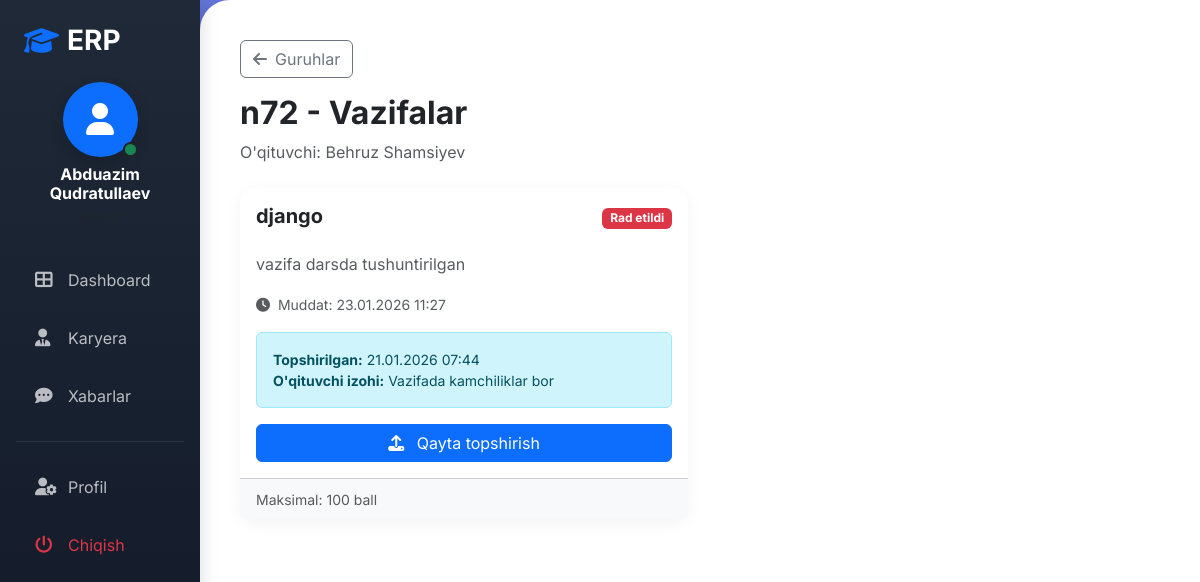
Screenshot of /student/groups/1/homeworks/ (signed in) with the database file from the repository.
### erp/models.py (models this page shows, shortened)
class User(AbstractUser):
    ROLE_CHOICES = (
        ('admin', 'Admin'),
        ('teacher', 'Teacher'),
        ('student', 'Student'),
        ('support_teacher', 'Support Teacher'),
    )
    role = models.CharField(max_length=20, choices=ROLE_CHOICES, default='student')
    phone = models.CharField(max_length=15, blank=True, null=True)
    avatar = models.ImageField(upload_to='avatars/', blank=True, null=True, default='avatars/default.jpg')

class Group(models.Model):
    name = models.CharField(max_length=100)
    teacher = models.ForeignKey(User, on_delete=models.SET_NULL, null=True, related_name='teaching_groups', limit_choices_to={'role': 'teacher'})
    created_at = models.DateTimeField(auto_now_add=True)
    updated_at = models.DateTimeField(auto_now=True)
    description = models.TextField(blank=True, null=True)
    class Meta:
        ordering = ['-created_at']

class Homework(models.Model):
    group = models.ForeignKey(Group, on_delete=models.CASCADE, related_name='homeworks')
    title = models.CharField(max_length=200)
    description = models.TextField()
    file = models.FileField(upload_to='homework_files/', blank=True, null=True)
    deadline = models.DateTimeField()
    max_score = models.IntegerField(default=100, validators=[MinValueValidator(1)])
    created_by = models.ForeignKey(User, on_delete=models.SET_NULL, null=True, related_name='created_homeworks')
    created_at = models.DateTimeField(auto_now_add=True)
    updated_at = models.DateTimeField(auto_now=True)
    class Meta:
        ordering = ['-deadline']

class HomeworkSubmission(models.Model):
    STATUS_CHOICES = (
        ('pending', 'Kutilmoqda'),
        ('graded', 'Baholandi'),
        ('rejected', 'Rad etildi'),
    )
    homework = models.ForeignKey(Homework, on_delete=models.CASCADE, related_name='submissions')
    student = models.ForeignKey(User, on_delete=models.CASCADE, limit_choices_to={'role': 'student'})
    file = models.FileField(upload_to='submissions/', blank=True, null=True)
    text_answer = models.TextField(blank=True, null=True)
    score = models.IntegerField(null=True, blank=True, validators=[MinValueValidator(0), MaxValueValidator(100)])
    status = models.CharField(max_length=10, choices=STATUS_CHOICES, default='pending')
    feedback = models.TextField(blank=True, null=True)
    submitted_at = models.DateTimeField(auto_now_add=True)
    graded_at = models.DateTimeField(null=True, blank=True)
    class Meta:
        unique_together = ('homework', 'student')
        ordering = ['-submitted_at']

### erp/views.py (the view)
# urls.py: path('student/groups/<int:pk>/homeworks/', views.student_homeworks, name='student_homeworks'),
@login_required
def student_homeworks(request, pk):
    if request.user.role != 'student':
        return redirect('dashboard')
    group = get_object_or_404(Group, pk=pk, group_students__student=request.user)
    homeworks = Homework.objects.filter(group=group)
    return render(request, 'erp/student/homeworks.html', {'group': group, 'homeworks': homeworks})

### templates/erp/student/homeworks.html (shortened to what this page needs)
{% extends 'erp/base.html' %}
{% block content %}
<div class="mb-4">
    <a href="{% url 'student_groups' %}" class="btn btn-outline-secondary mb-3">
        <i class="fas fa-arrow-left me-2"></i>Guruhlar
    </a>
    <h2 class="fw-bold">{{ group.name }} - Vazifalar</h2>
    <p class="text-muted">O'qituvchi: {{ group.teacher.get_full_name }}</p>
</div>
<div class="row g-4">
    {% for homework in homeworks %}
    {% with submission=homework.submissions.all|first %}
    <div class="col-md-6">
        <div class="card h-100">
            <div class="card-body">
                <div class="d-flex justify-content-between align-items-start mb-3">
                    <h5 class="fw-bold">{{ homework.title }}</h5>
                    <div>
                        {% if submission %}
                            {% if submission.status == 'pending' %}
                                <span class="badge bg-warning">Tekshirilmoqda</span>
                            {% elif submission.status == 'graded' %}
                                <span class="badge bg-success">{{ submission.score }}/{{ homework.max_score }}</span>
                            {% elif submission.status == 'rejected' %}
                                <span class="badge bg-danger">Rad etildi</span>
                            {% endif %}
                        {% else %}
                            <span class="badge bg-secondary">Topshirilmagan</span>
                        {% endif %}
                    </div>
                </div>
                <p class="text-muted">{{ homework.description|truncatewords:20 }}</p>
                <div class="mb-3">
                    <small class="{% if homework.deadline < now %}text-danger{% else %}text-muted{% endif %}">
                        <i class="fas fa-clock me-1"></i>
                        Muddat: {{ homework.deadline|date:"d.m.Y H:i" }}
                    </small>
                </div>
                {% if submission %}
                <div class="alert alert-info small mb-3">
                    <strong>Topshirilgan:</strong> {{ submission.submitted_at|date:"d.m.Y H:i" }}
                    {% if submission.feedback %}
                    <br><strong>O'qituvchi izohi:</strong> {{ submission.feedback }}
                    {% endif %}
                </div>
                {% endif %}
                <div class="d-grid">
                    <a href="{% url 'student_submit_homework' homework.pk %}" class="btn {% if submission and submission.status == 'graded' %}btn-outline-primary{% else %}btn-primary{% endif %}">
                        <i class="fas fa-upload me-2"></i>
                        {% if submission %}
                            {% if submission.status == 'rejected' %}
                                Qayta topshirish
                            {% else %}
                                Ko'rish / Tahrirlash
                            {% endif %}
                        {% else %}
                            Topshirish
                        {% endif %}
                    </a>
                </div>
            </div>
            <div class="card-footer bg-light">
                <small class="text-muted">
                    Maksimal: {{ homework.max_score }} ball
                </small>
            </div>
        </div>
    </div>
    {% endwith %}
    {% endfor %}
</div>
{% endblock %}

### templates/erp/base.html (shortened to what this page needs)
<!DOCTYPE html>
<html lang="uz">
<head>
    <link href="https://cdnjs.cloudflare.com/ajax/libs/bootstrap/5.3.2/css/bootstrap.min.css" rel="stylesheet">
    <link href="https://cdnjs.cloudflare.com/ajax/libs/font-awesome/6.4.2/css/all.min.css" rel="stylesheet">
</head>
<body>
    {% if user.is_authenticated %}
    <div class="container-fluid">
        <div class="row">
            <div class="col-md-2 sidebar p-0 d-none d-md-block">
                <div class="py-4">
                    <div class="px-4 mb-4">
                        <h3 class="text-white d-flex align-items-center">
                            <i class="fas fa-graduation-cap text-primary me-2"></i>
                            <span class="fw-bold">ERP</span>
                        </h3>
                    </div>
                    <div class="text-center mb-4 px-3">
                        <div class="profile-container d-inline-block">
                            <div class="profile-icon bg-primary rounded-circle d-inline-flex align-items-center justify-content-center position-relative shadow" style="width: 75px; height: 75px;">
                                <i class="fas fa-user fa-2x text-white"></i>
                                <span class="position-absolute bottom-0 end-0 bg-success border border-2 border-dark rounded-circle" style="width: 15px; height: 15px;"></span>
                            </div>
                            <div class="mt-2 text-white text-center">
                                <h6 class="mb-0 fw-bold">{{ user.get_full_name|default:user.username }}</h6>
                                <small class="text-muted" style="font-size: 0.8rem;">{{ user.get_role_display }}</small>
                            </div>
                        </div>
                    </div>
                    <nav class="nav flex-column mt-3">
                        <a class="nav-link {% if request.resolver_match.url_name == 'dashboard' %}active{% endif %}" href="{% url 'dashboard' %}">
                            <i class="fas fa-th-large me-2"></i> Dashboard
                        </a>
                        <a class="nav-link {% if request.resolver_match.url_name == 'hr_page' %}active{% endif %}" href="{% url 'hr_page' %}">
                            <i class="fas fa-user-tie me-2"></i> Karyera
                        </a>
                        <a class="nav-link" href="{% url 'chat_list' %}">
                            <i class="fas fa-comment-dots me-2"></i> Xabarlar
                        </a>
                        <hr class="mx-3 text-secondary">
                        <a class="nav-link" href="{% url 'profile' %}">
                            <i class="fas fa-user-cog me-2"></i> Profil
                        </a>
                        <a class="nav-link text-danger" href="{% url 'logout' %}">
                            <i class="fas fa-power-off me-2"></i> Chiqish
                        </a>
                    </nav>
                </div>
            </div>
            <div class="col-md-10 main-content">
                {% block content %}{% endblock %}
            </div>
        </div>
    </div>
    {% else %}
        {% block auth_content %}{% endblock %}
    {% endif %}
</body>
</html>

### templates/erp/base.html (style rules this page uses)
:root { --primary: #6366f1; --secondary: #8b5cf6; --success: #10b981; --danger: #ef4444; --warning: #f59e0b; --info: #3b82f6; --dark: #1f2937; --light: #f3f4f6; }
body { font-family: 'Inter', sans-serif; background: linear-gradient(135deg, #667eea 0%, #764ba2 100%); min-height: 100vh; margin: 0; }
.sidebar { background: linear-gradient(180deg, #1f2937 0%, #111827 100%); min-height: 100vh; box-shadow: 4px 0 15px rgba(0,0,0,0.1); position: sticky; top: 0; }
.profile-container { transition: all 0.3s ease; cursor: pointer; }
.sidebar .nav-link { color: rgba(255,255,255,0.7); padding: 12px 20px; margin: 5px 15px; border-radius: 12px; transition: all 0.3s; display: flex; align-items: center; }
.sidebar .nav-link i { width: 25px; font-size: 1.1rem; }
.main-content { background: #ffffff; min-height: 100vh; border-radius: 30px 0 0 30px; padding: 40px; box-shadow: -10px 0 30px rgba(0,0,0,0.1); }
.card { border: none; border-radius: 15px; box-shadow: 0 4px 15px rgba(0,0,0,0.05); transition: all 0.3s; }

### rows the page displays
User: get_full_name "Abduazim Qudratullaev"
Group: name "n72", teacher.get_full_name "Behruz Shamsiyev"
Homework: title "django", description "vazifa darsda tushuntirilgan", deadline "23.01.2026 11:27", submissions.submitted_at "21.01.2026 07:44", submissions.feedback "Vazifada kamchiliklar bor", max_score "100"
